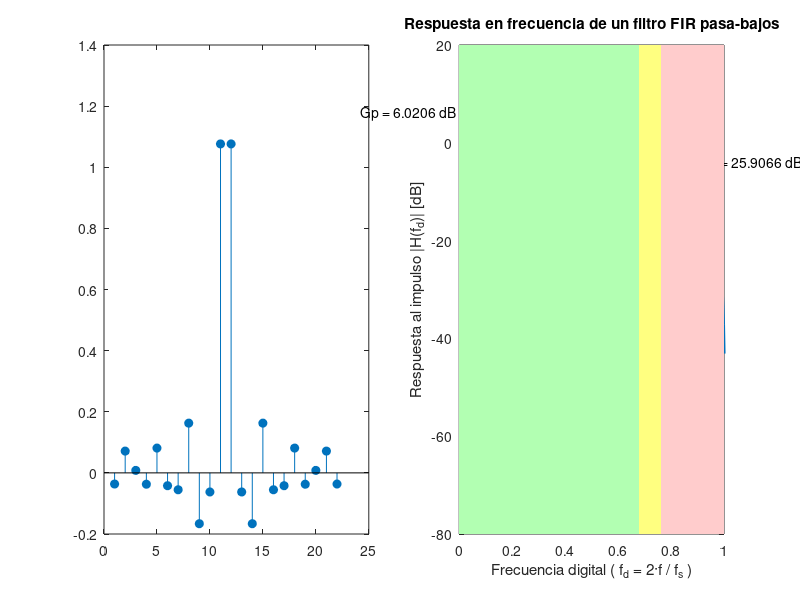

The MATLAB script that drew this image:
% <------- Guia 4 - Ejercicio 1 ----------->

clc; % borra la consola
clear all; % borra todas las variables
close all; % cierra las ventanas de imagen
pkg load control; % paquete con 'mag2db'
pkg load signal; % 'findpeaks'

% punto 1
h = load ('low_pass.dat'); % carga el archivo .dat
figure('name','Guia 4 ejercicio 1','Units','normalized','Position',[0 0 1 1]); % pantalla completa
subplot(1,2,1);  % subplot (filas, columnas, indice)
stem (h,'fill');

% punto 2
H = fft(h,1000);  % calcula la FFT con 1000 puntos de frecuencia, completa con ceros
Hdb = mag2db( abs( H(1:500) ) ); % convierte a dB el valor absoluto de las muestras de f positiva
fd = (0 : 1/500 : 1-(1/500) ); % vector con los valores de frecuencia digital fd = 2f / fs
% ^ ^
% | |  me parece que es de 0 a 499

subplot(1,2,2);
plot (fd, Hdb, 'linewidth', 3); % grafica la respuesta en frecuencia
limits = axis; % vector con los limites de los ejes [xmin xmax ymin ymax]
xmin = limits(1);
xmax = limits(2);
ymin = limits(3);
ymax = limits(4);
xlabel ('Frecuencia digital ( f_d = 2·f / f_s )'); % etiqueta eje X
ylabel ('Respuesta al impulso |H(f_d)| [dB]');  % etiqueta eje y
title ('Respuesta en frecuencia de un filtro FIR pasa-bajos'); % titulo

% punto 3

Gp = Hdb(1); % ganancia de continua
fc_H = find( Hdb <= ( Gp-3 ) ); % encuentra elemento con Gp-3dB
fc_H = fc_H(1); % solo la primera ocurrencia
Gfc = Hdb(fc_H); % ganancia en la frecuencia de corte
fc = fd(fc_H); % frecuencia de corte
Rp = max(Hdb); % ripple en banda de paso
fRp_H = find( Hdb == Rp ); % encuentra elemento de ripple
fRp = fd( fRp_H(1) ); % frecuencia donde se produce el maximo ripple
[H_sba, loc] = findpeaks(Hdb(fc_H:end), "DoubleSided"); % maximos [pico, ocurrencia], "DoubleSided" -> valores negativos
f_btr = fd( fc_H+loc(1) ); % f_max banda transicion
H_sba = max(H_sba); % busca el mayor pico
elem_sba = find ( Hdb(fc_H:end) == H_sba ); % busca el indice del mayor pico en la banda de rechazo
f_sba = fd( fc_H+elem_sba ); % frecuencia del mayor pico en la banda de rechazo

line ([0 f_sba], [Gp Gp], "linestyle", "-.", "color", "r", 'linewidth', 1);
line ([f_sba f_sba], [H_sba Gp], "linestyle", ":", "color", "b", 'linewidth', 1);
line ([fc fc], [ymin Gfc], "linestyle", "-.", "color", "r", 'linewidth', 1);
line ([fc fc], [Gfc Gp], "linestyle", ":", "color", "b", 'linewidth', 1);

text_Gp = ['Gp = ', num2str(Gp), ' dB '];
text_Rp = ['Rp = ', num2str(Rp), ' dB'];
text_fc = [' fc = ', num2str(fc), ' · fd'];
text_Sba = [' Sba = ', num2str(Gp-H_sba), ' dB'];

text (0, Gp, text_Gp, "horizontalalignment", "right");
text (fRp, Rp, text_Rp, "horizontalalignment", "center", "verticalalignment", "bottom");
text (fc, ymin, text_fc, "verticalalignment", "bottom");
text (f_sba, Gp+(H_sba/2), text_Sba);
text (fc, Gp-1.5, ' 3dB');
text (0, ymax, 'Banda de paso', "verticalalignment", "top");
text (xmax, ymax, 'Banda de rechazo', "horizontalalignment", "right", "verticalalignment", "top");

patch ([xmin xmin fc fc], [ymin ymax ymax ymin], [0.7 1 0.7],'EdgeColor', 'none');
patch ([fc fc f_btr f_btr], [ymin ymax ymax ymin], [1 1 0.5],'EdgeColor', 'none');
patch ([f_btr f_btr xmax xmax], [ymin ymax ymax ymin], [1 0.8 0.8],'EdgeColor', 'none');

axis ('auto'); % se vuelve a dibujar los ejes por si se sobreescribio alguna parte
%grid on;
